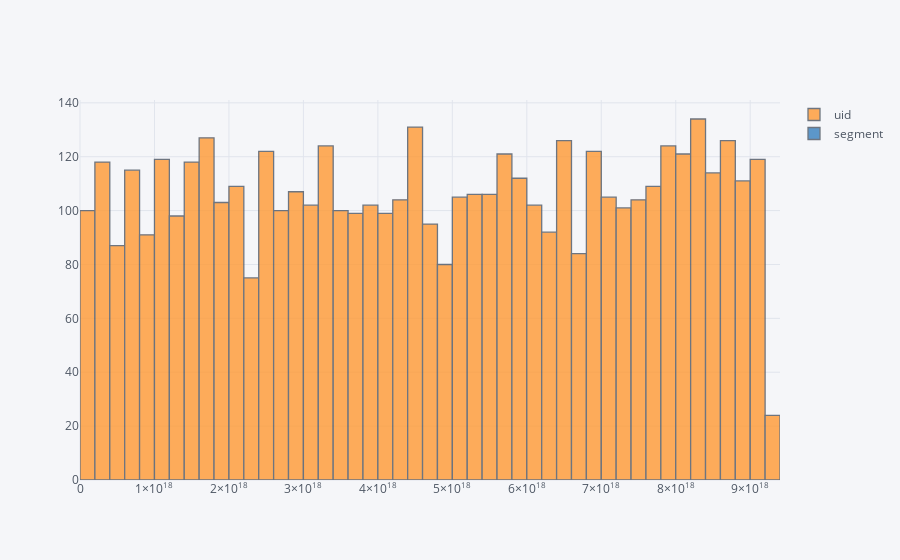

This figure's notebook cell:
### Code cell
print("what type of data do you want to use")
print("1. random data for range (1,100)")
print("2. create a customized data")
print("3. use a csv/json/Text file")
n = int(input())
df = data(n)


print('What kind of plot you need , the complete data plot or columns plot')
cat = input('Press 1 for plotting all columns or press 2 for specifying columns to plot')
cat = int(cat)
main(cat)

### Figure 1 — Plotly figure (JSON) as saved in the notebook; plotly's stock layout.template omitted (floating-point values rounded to 4 significant figures; data arrays with more than 128 entries replaced by an {"elided": "..."} marker saying what was removed)
{"data": [{"histfunc": "count", "histnorm": "", "marker": {"color": "rgba(255, 153, 51, 1.0)", "line": {"color": "#4D5663", "width": 1.3}}, "name": "uid", "opacity": 0.8, "orientation": "v", "type": "histogram", "uid": "56932fe6-73e0-4b22-8f88-b8b11d28b8a7", "x": {"elided": "4993 int values"}}, {"histfunc": "count", "histnorm": "", "marker": {"color": "rgba(55, 128, 191, 1.0)", "line": {"color": "#4D5663", "width": 1.3}}, "name": "segment", "opacity": 0.8, "orientation": "v", "type": "histogram", "uid": "b21e6d36-b323-46d3-bef8-e215fce86e37", "x": {"elided": "4993 str values"}}], "layout": {"barmode": "overlay", "legend": {"bgcolor": "#F5F6F9", "font": {"color": "#4D5663"}}, "paper_bgcolor": "#F5F6F9", "plot_bgcolor": "#F5F6F9", "title": {"font": {"color": "#4D5663"}}, "xaxis": {"gridcolor": "#E1E5ED", "showgrid": true, "tickfont": {"color": "#4D5663"}, "title": {"font": {"color": "#4D5663"}, "text": ""}, "zerolinecolor": "#E1E5ED"}, "yaxis": {"gridcolor": "#E1E5ED", "showgrid": true, "tickfont": {"color": "#4D5663"}, "title": {"font": {"color": "#4D5663"}, "text": ""}, "zerolinecolor": "#E1E5ED"}}}
